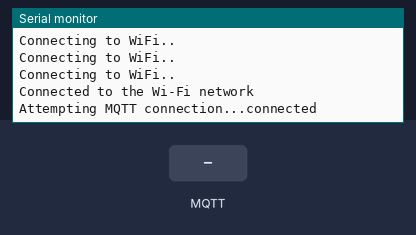
A sketch run on a simulated ESP32. Parts: the last lines printed to the serial monitor. The inputs (shaded band) are chosen by the test bench. WiFi joins after 1.5 s; servers stay silent unless stated; no MQTT or app messages arrive unless stated.

Above: at 14.7 s.
14.8 s: MQTT message "1" arrives on the first subscribed topic
At 16.0 s:
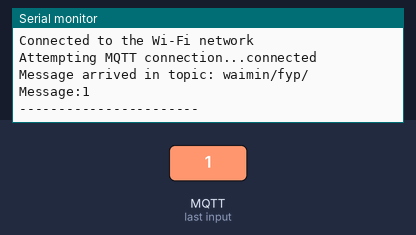
16.3 s: MQTT message "on" arrives on the first subscribed topic
At 17.4 s:
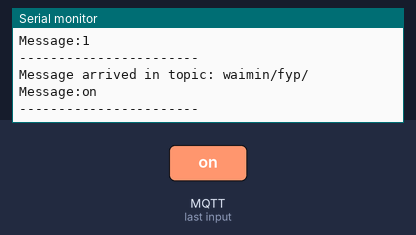
17.8 s: MQTT message "off" arrives on the first subscribed topic
At 18.5 s:
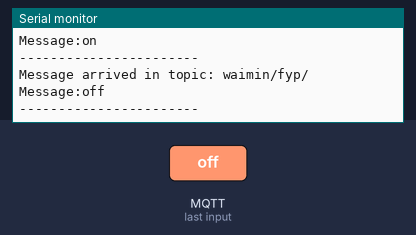

Measured:
- after the input at 14.8 s, the serial monitor: prints a new line at once (image 1)
- after the input at 16.3 s, the serial monitor: prints a new line at once (image 2)
- after the input at 17.8 s, the serial monitor: prints a new line at once (image 3)

The sketch:

input_setupmqtt.ino
```cpp
#include <WiFi.h>
#include <PubSubClient.h>

#define RXD2 16
#define TXD2 17

int num;
int pinnum;
char out[20];

//WIFI setup
// WiFi
//kenny////
// const char *ssid = "Kynoci@2.4"; // Enter your WiFi name
// const char *password = "Malaysia";  // Enter WiFi password
///////////
const char *ssid = "siewseng@unifi"; // Enter your WiFi name
const char *password = "69983155";  // Enter WiFi password

// MQTT Broker
const char* mqtt_server = "broker.hivemq.com";
const char* mqtt_topic     = "waimin/fyp/"; // TOPIC (MUST BE UNIQUE)
int         mqtt_port      = 1883;
const char* mqtt_username  = NULL;
const char* mqtt_password  = NULL;


WiFiClient espClient;
PubSubClient client(espClient);

void setup() {
  // put your setup code here, to run once:
  Serial.begin(9600);

  Serial2.begin(9600,SERIAL_8N1,RXD2,TXD2);
  Serial.println("Serial Txd is on pin"+String(TXD2));
  Serial.println("Serial Rxd is on pin"+String(RXD2));
  reset();
  wifi_setup();
  client.setServer(mqtt_server, 1883);
  client.setCallback(callback);
  client.subscribe(mqtt_topic);
  client.publish(mqtt_topic, "hi fyp waimin");
}

void loop() {
   if (!client.connected()) {
    reconnect();
  }
  client.loop();
  // put your main code here, to run repeatedly:
// for (int i = 0; i < 2; i++) { // Loop twice
//     if (i == 0) { // First input
//       Serial.println("Enter Pin Number:");
//       while(Serial.available()==0){}
//       pinnum = Serial.parseInt();
//       Serial.println(pinnum);
//       Serial.read();
//       // Serial.println("Enter value1:");
//       // num = Serial.parseInt();
//     }
//     else if (i == 1) { // Second input
//       Serial.println("Enter value2:");

//       while(Serial.available()==0){}
//       num = Serial.parseInt();
//       Serial.println(num);
//     }
//     delay(1000); // Delay for 1 second
//   }

//   Serial.print("Hello ");
//   Serial.print("Your Pin Number is:");
//   Serial.println(pinnum);
//   Serial.print("Your input value is:");
//   Serial.println(num);
//   Serial.read();
//   Serial.print("start\n");
//   sprintf(out, "#%dP%dT0500\r\n", pinnum,num);
//   Serial.println(out);
//   Serial2.println(out);
//   Serial.println("end\n");
}

void reset(){
  Serial.println("Resting....");
  Serial2.print("#1P0000T0000\r\n"); //start
  Serial2.print("#1P1500T0500\r\n");
  delay(2000);
  Serial2.print("#2P1600T0500\r\n");
  delay(2000);
  Serial2.print("#3P2000T0500\r\n");
  delay(2000);
  Serial2.print("#4P800T0500\r\n");
  delay(2000);
  Serial2.print("#5P1500T0500\r\n");
  delay(2000);
  Serial2.print("#6P1500T0500\r\n");
  delay(2000);
  // Serial2.print("#1P1500T0500\r\n");
  Serial.print("Rest end \n");

}

void wifi_setup(){
  WiFi.begin(ssid, password);
    while (WiFi.status() != WL_CONNECTED) {
        delay(500);
        Serial.println("Connecting to WiFi..");
    }
    Serial.println("Connected to the Wi-Fi network");
}

void reconnect() {
  // Loop until we're reconnected
  while (!client.connected()) {
    Serial.print("Attempting MQTT connection...");
    // Attempt to connect
    if (client.connect("",mqtt_username,mqtt_password)) {
      Serial.println("connected");
      // Once connected, publish an announcement...
      // client.publish("outTopic","hello world");
      client.publish(mqtt_topic, "hi fyp waimin");
      // ... and resubscribe
      // client.subscribe("inTopic");
      client.subscribe(mqtt_topic);
    } else {
      Serial.print("failed, rc=");
      Serial.print(client.state());
      Serial.println(" try again in 5 seconds");
      // Wait 5 seconds before retrying
      delay(5000);
    }
  }
}

// void moverobot(pinnum,num){
//   for (int i = 0; i < 2; i++) { // Loop twice
//     if (i == 0) { // First input
//       Serial.println("Enter Pin Number:");
//       while(Serial.available()==0){}
//       pinnum = Serial.parseInt();
//       Serial.println(pinnum);
//       Serial.read();
//       // Serial.println("Enter value1:");
//       // num = Serial.parseInt();
//     }
//     else if (i == 1) { // Second input
//       Serial.println("Enter value2:");

//       while(Serial.available()==0){}
//       num = Serial.parseInt();
//       Serial.println(num);
//     }
//     delay(1000); // Delay for 1 second
//   }

//   Serial.print("Hello ");
//   Serial.print("Your Pin Number is:");
//   Serial.println(pinnum);
//   Serial.print("Your input value is:");
//   Serial.println(num);
//   Serial.read();
//   Serial.print("start\n");
//   sprintf(out, "#%dP%dT0500\r\n", pinnum,num);
//   Serial.println(out);
//   Serial2.println(out);
//   Serial.println("end\n");
// }
void callback(char *topic, byte *payload, unsigned int length) {
    Serial.print("Message arrived in topic: ");
    Serial.println(topic);
    Serial.print("Message:");
    for (int i = 0; i < length; i++) {
        Serial.print((char) payload[i]);
    }
    Serial.println();
    Serial.println("-----------------------");
}
```
